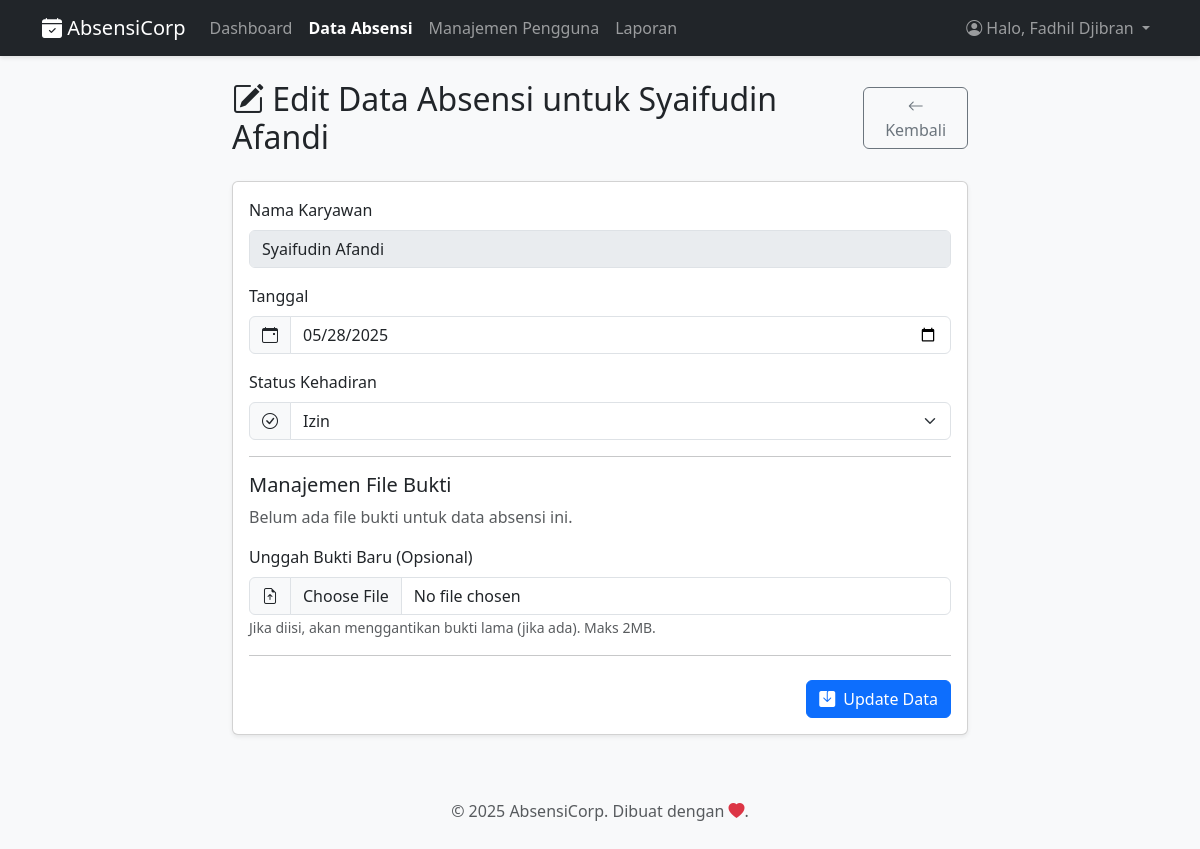
Page /halaman/edit_absensi.php?id=377 (signed in) on the committed database.
### tables this page shows
CREATE TABLE `absensi` (
  `id` int(11) NOT NULL,
  `user_id` int(11) NOT NULL,
  `nama` varchar(100) NOT NULL,
  `tanggal` date NOT NULL,
  `status` enum('Hadir','Izin','Sakit','Alpha') NOT NULL,
  `bukti_file` varchar(255) DEFAULT NULL
);

CREATE TABLE `users` (
  `id` int(11) NOT NULL,
  `username` varchar(50) NOT NULL,
  `password` varchar(255) NOT NULL,
  `role` varchar(255) NOT NULL DEFAULT 'karyawan'
);

### fungsi/proses_edit_absensi.php (called while the page is built, shortened)
<?php
require_once '../config/config.php';
$id = (int)$_GET['id'];
$page_title = "Edit Data Absensi";
$stmt_select = $conn->prepare("SELECT absensi.*, users.username FROM absensi LEFT JOIN users ON absensi.user_id = users.id WHERE absensi.id = ?");
$stmt_select->bind_param("i", $id);
$stmt_select->execute();
$result_select = $stmt_select->get_result();
$data_absensi = $result_select->fetch_assoc();
$nama_karyawan_db = $data_absensi['username'] ?? $data_absensi['nama'];
$tanggal_absensi_db = $data_absensi['tanggal'];
$status_absensi_db = $data_absensi['status'];

### halaman/edit_absensi.php (the view, shortened to what this page needs)
<?php
require_once '../fungsi/proses_edit_absensi.php';
include '../includes/header.php';
?>
<div class="row justify-content-center">
    <div class="col-md-8">
        <div class="d-flex justify-content-between align-items-center mb-4">
            <h2 class="m-0"><i class="bi bi-pencil-square"></i> <?php echo htmlspecialchars($page_title); ?> untuk <?php echo htmlspecialchars($nama_karyawan_db); ?></h2>
            <a href="absensi.php" class="btn btn-outline-secondary"><i class="bi bi-arrow-left"></i> Kembali</a>
        </div>
        <div class="card shadow-sm">
            <div class="card-body">
                <form method="POST" action="edit_absensi.php?id=<?php echo $id; ?>" enctype="multipart/form-data">
                    <div class="mb-3">
                        <label class="form-label">Nama Karyawan</label>
                        <input type="text" class="form-control" value="<?php echo htmlspecialchars($nama_karyawan_db); ?>" disabled readonly>
                    </div>
                    <div class="mb-3">
                        <label for="tanggal" class="form-label">Tanggal</label>
                        <div class="input-group">
                            <span class="input-group-text"><i class="bi bi-calendar-event"></i></span>
                            <input type="date" class="form-control" id="tanggal" name="tanggal" value="<?php echo htmlspecialchars($tanggal_absensi_db); ?>" required>
                        </div>
                    </div>
                    <div class="mb-3">
                        <label for="status" class="form-label">Status Kehadiran</label>
                        <div class="input-group">
                            <span class="input-group-text"><i class="bi bi-check-circle"></i></span>
                            <select name="status" id="status" class="form-select" required>
                                <option value="Izin" <?php echo ($status_absensi_db == 'Izin') ? 'selected' : ''; ?>>Izin</option>
                            </select>
                        </div>
                    </div>
                    <hr>
                    <h5 class="mt-3">Manajemen File Bukti</h5>
                    <?php if (!empty($bukti_file_db)): ?>
                        <div class="mb-3">
                            <label class="form-label">Bukti Saat Ini:</label>
                            <p>
                                <a href="../<?php echo htmlspecialchars($bukti_file_db); ?>" target="_blank"><?php echo basename(htmlspecialchars($bukti_file_db)); ?></a>
                            </p>
                            <div class="form-check">
                                <input class="form-check-input" type="checkbox" name="hapus_bukti_saat_ini" value="1" id="hapusBuktiCheck">
                                <label class="form-check-label text-danger" for="hapusBuktiCheck">
                                    Hapus bukti saat ini (centang lalu simpan tanpa unggah baru).
                                </label>
                            </div>
                        </div>
                    <?php else: ?>
                        <p class="text-muted">Belum ada file bukti untuk data absensi ini.</p>
                    <?php endif; ?>
                    <div class="mb-3">
                        <label for="file_bukti_baru" class="form-label">Unggah Bukti Baru (Opsional)</label>
                        <div class="input-group">
                            <span class="input-group-text"><i class="bi bi-file-earmark-arrow-up"></i></span>
                            <input type="file" class="form-control" id="file_bukti_baru" name="file_bukti_baru" accept=".jpg, .jpeg, .png, .pdf, image/gif">
                        </div>
                        <small class="form-text text-muted">Jika diisi, akan menggantikan bukti lama (jika ada). Maks 2MB.</small>
                    </div>
                    <hr>
                    <div class="text-end mt-4">
                        <button type="submit" name="update" class="btn btn-primary"><i class="bi bi-save-fill me-2"></i>Update Data</button>
                    </div>
                </form>
            </div>
        </div>
    </div>
</div>
<?php
include '../includes/footer.php';
?>

### includes/header.php (style rules this page uses)
body { background-color: #f8f9fa; }

### rows in the picture
absensi: user.username "Syaifudin Afandi", tanggal "05/28/2025", status "Izin"

### other values in the picture
$_SESSION['username'] "Fadhil Djibran"
$page_title "Edit Data Absensi"
